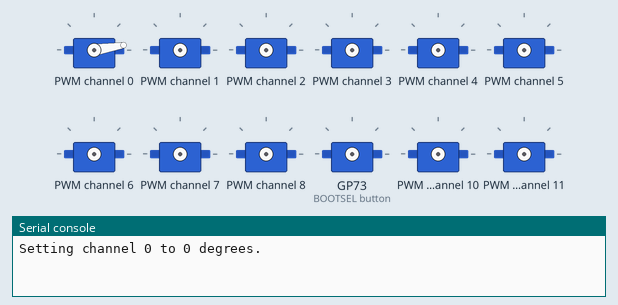
Simulated run of this program. Board: Raspberry Pi Pico running MicroPython. Parts: 12 × servo, the last lines printed to the serial console. Servo angles are drawn from the pulse width (0.5 ms = 0°, 2.5 ms = 180°). At 25.6 s the program stops and its outputs stay as they are.

Above: at 0.1 s.
At 2.7 s:
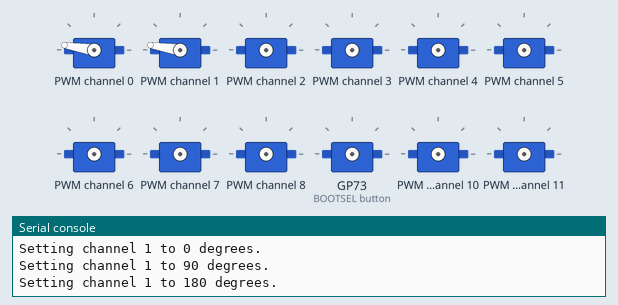
At 4.3 s:
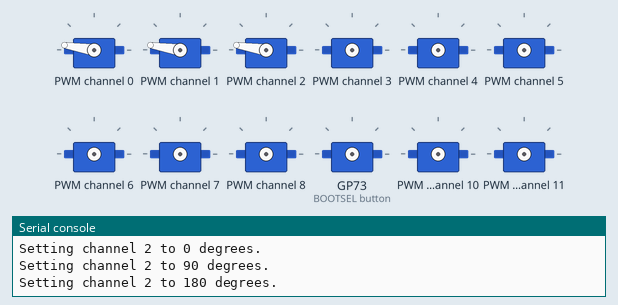
At 9.1 s:
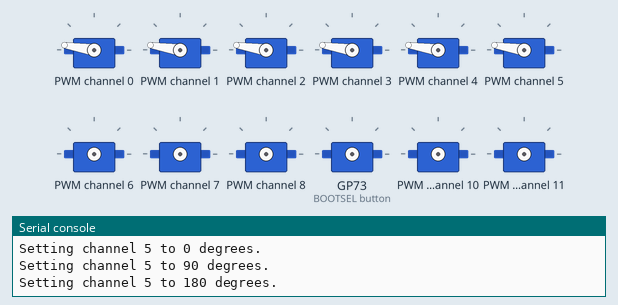
At 13.9 s:
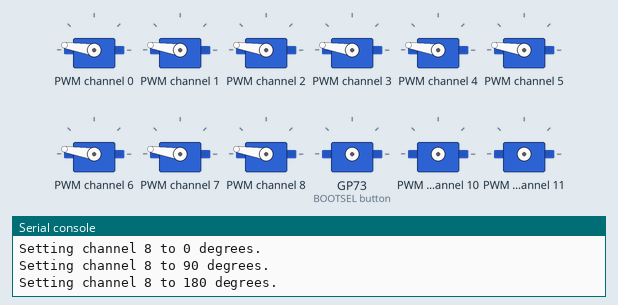
At 18.7 s:
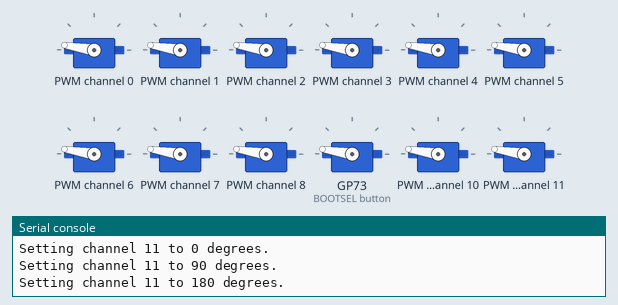
Timing chart, 0 to 20.2 s (numbered marks = the images above):
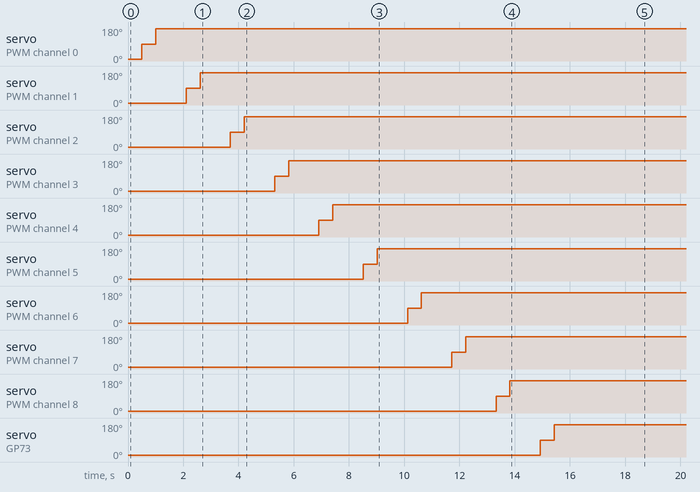

Measured:
- by itself, servo on PWM channel 0: 9° → 89° at 0.50 s, → 171° 0.50 s later
- by itself, servo on PWM channel 1: 9° → 89° at 2.1 s, → 171° 0.50 s later
- by itself, servo on PWM channel 2: 9° → 89° at 3.7 s, → 171° 0.50 s later
- by itself, servo on PWM channel 3: 9° → 89° at 5.3 s, → 171° 0.50 s later
- by itself, servo on PWM channel 4: 9° → 89° at 6.9 s, → 171° 0.50 s later
- by itself, servo on PWM channel 5: 9° → 89° at 8.5 s, → 171° 0.50 s later
- by itself, servo on PWM channel 6: 9° → 89° at 10.1 s, → 171° 0.50 s later
- by itself, servo on PWM channel 7: 9° → 89° at 11.7 s, → 171° 0.50 s later

The program:

pwm_with_pca9685.py
```python
import ustruct
import time
import math
from machine import I2C, Pin

class PCA9685:
    """
    A class for controlling the PCA9685 PWM/Servo driver, which allows control
    of up to 16 servos via the I2C interface.
    """
    def __init__(self, i2c, address=0x40):
        """
        Initializes a new instance of the PCA9685 class.

        Args:
            i2c (I2C): The I2C object for communication.
            address (int): The I2C address of the PCA9685 module.
        """
        self.i2c = i2c
        self.address = address
        self.reset()

    def _write(self, reg, value):
        """ Writes a byte value to a specific PCA9685 register. """
        self.i2c.writeto_mem(self.address, reg, bytearray([value]))

    def _read(self, reg):
        """ Reads a byte value from a specific PCA9685 register. """
        return self.i2c.readfrom_mem(self.address, reg, 1)[0]

    def reset(self):
        """ Resets the PCA9685 device. """
        self._write(0x00, 0x00)  # Command to reset in the Mode1 register

    def set_pwm_frequency(self, freq):
        """ Sets the PWM frequency for the PCA9685. """
        prescale_val = int(25000000.0 / 4096.0 / freq - 1 + 0.5)
        old_mode = self._read(0x00)
        self._write(0x00, old_mode | 0x10)  # Sleep mode
        self._write(0xFE, prescale_val)
        self._write(0x00, old_mode)
        time.sleep_us(5)
        self._write(0x00, old_mode | 0xa1)  # Restart

    def set_pwm(self, channel, on, off):
        """ Sets the start (on) and end (off) of the pulse for a single PWM channel. """
        data = ustruct.pack('<HH', on, off)
        self.i2c.writeto_mem(self.address, 0x06 + 4 * channel, data)

    def read_pwm(self, channel):
        """ Reads the PWM values from the PCA9685. """
        data = self.i2c.readfrom_mem(self.address, 0x06 + 4 * channel, 4)
        return ustruct.unpack('<HH', data)

    def set_duty_cycle(self, channel, duty_cycle, invert=False):
        """ Sets the duty cycle for a PWM channel. """
        if not 0 <= duty_cycle <= 4095:
            raise ValueError("Duty cycle out of range.")
        if invert:
            duty_cycle = 4095 - duty_cycle
        if duty_cycle == 0:
            self.set_pwm(channel, 0, 4096)
        elif duty_cycle == 4095:
            self.set_pwm(channel, 4096, 0)
        else:
            self.set_pwm(channel, 0, duty_cycle)

class Servo:
    def __init__(self, i2c, address=0x40, freq=50, min_us=600, max_us=2400, degrees=180):
        """
        Initializes a new instance of the Servo class.

        Args:
            i2c (I2C): The I2C object for communication.
            address (int): The I2C address of the PCA9685 module.
            freq (int): The frequency in Hz for PWM control.
            min_us (int): The minimum pulse width in microseconds.
            max_us (int): The maximum pulse width in microseconds.
            degrees (int): The range of motion for the servos in degrees.
        """
        self.pca9685 = PCA9685(i2c, address)
        self.pca9685.set_pwm_frequency(freq)
        self.period = 1000000 / freq
        self.min_duty = self._us_to_duty_cycle(min_us)
        self.max_duty = self._us_to_duty_cycle(max_us)
        self.degrees = degrees

    def _us_to_duty_cycle(self, us):
        """ Converts microseconds to duty cycle based on the current frequency. """
        return int(4095 * us / self.period)

    def set_position(self, channel, degrees=None, radians=None, us=None):
        """ Sets the position of the servo. """
        if degrees is not None:
            duty_cycle = self.min_duty + (self.max_duty - self.min_duty) * degrees / self.degrees
        elif radians is not None:
            duty_cycle = self.min_duty + (self.max_duty - self.min_duty) * radians / math.radians(self.degrees)
        elif us is not None:
            duty_cycle = self._us_to_duty_cycle(us)
        else:
            return self.pca9685.read_pwm(channel)

        duty_cycle = max(self.min_duty, min(self.max_duty, int(duty_cycle)))
        self.pca9685.set_duty_cycle(channel, duty_cycle)

    def release(self, channel):
        """ Releases a servo by stopping its motion. """
        self.pca9685.set_duty_cycle(channel, 0)

# Setup of I2C and PCA9685
sda = Pin(0)
scl = Pin(1)
i2c = I2C(id=0, sda=sda, scl=scl)
servo_controller = Servo(i2c=i2c)

# Adjustable delay for servo movement
initial_delay = 0.5
release_delay = 0.1

# Example application: Set different positions for each servo with parameterized delay
try:
    for channel in range(16):
        # Set servo to 0 degrees
        print(f"Setting channel {channel} to 0 degrees.")
        servo_controller.set_position(channel, degrees=0)
        time.sleep(initial_delay)

        # Set servo to 90 degrees
        print(f"Setting channel {channel} to 90 degrees.")
        servo_controller.set_position(channel, degrees=90)
        time.sleep(initial_delay)

        # Set servo to 180 degrees
        print(f"Setting channel {channel} to 180 degrees.")
        servo_controller.set_position(channel, degrees=180)
        time.sleep(initial_delay)

        # Release the servo
        print(f"Releasing channel {channel}.")
        servo_controller.release(channel)
        time.sleep(release_delay)
except Exception as e:
    print(f"Error during servo control: {e}")
```
